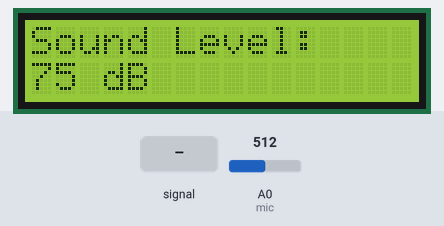
A sketch run on a simulated Arduino Uno, built with avr-gcc and run on an emulated ATmega328P. Shown: 16×2 character LCD. The inputs (shaded band) are chosen by the test bench; at power-on: A0 (mic) = 512.

Above: at 2.7 s.
2.8 s: A0 (mic) fed a 200 Hz sine of ±81 counts around its level
At 4.0 s:
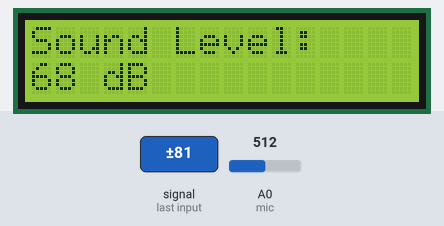
5.0 s: A0 (mic) set to 716
At 5.8 s:
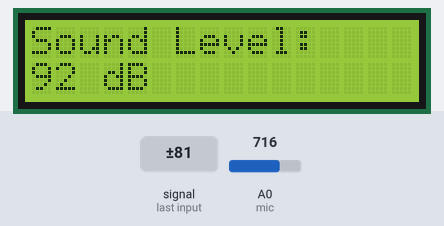
6.6 s: A0 (mic) fed a 1000 Hz sine of ±255 counts around its level
At 6.9 s:
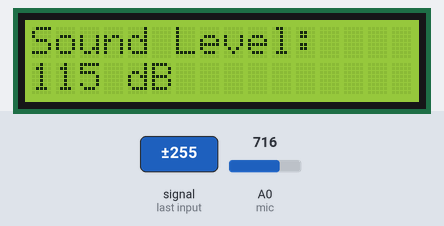
8.2 s: A0 (mic) set to 900
At 9.5 s:
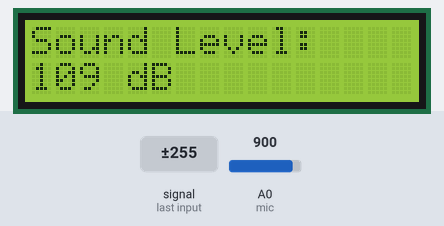
9.8 s: A0 (mic) set to 1023
At 11.2 s:
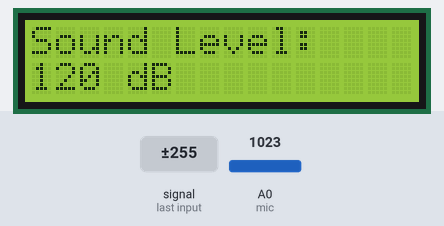
Timing chart, 0 to 12.4 s (numbered marks = the images above; inputs shaded):
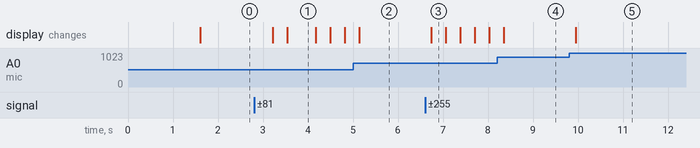

The sketch:

Sound_Level_Meter.ino
```cpp
// (licence header left out)
#include <Wire.h>
#include <LiquidCrystal_I2C.h>

// LCD Initialization
// I2C Address: 0x27 (change to 0x3F if not working)
LiquidCrystal_I2C lcd(0x27, 16, 2);

// Pin Definition
int mic = A0;   // Microphone analog output connected to A0

void setup() {

  // Initialize LCD
  lcd.init();
  lcd.backlight();

  // Welcome Message
  lcd.setCursor(0, 0);
  lcd.print("Sound Meter");
  lcd.setCursor(0, 1);
  lcd.print("Initializing");
  delay(1500);

  lcd.clear();
}

void loop() {

  // Read Microphone Value
  int raw = analogRead(mic);   // Read analog signal (0–1023)

  // Convert to Approximate dB
  // Mapping 0–1023 → 30–120 dB (approximation only)
  int dB = map(raw, 0, 1023, 30, 120);

  // Display on LCD
  lcd.clear();

  lcd.setCursor(0, 0);
  lcd.print("Sound Level:");

  lcd.setCursor(0, 1);
  lcd.print(dB);
  lcd.print(" dB");

  delay(300);   // Small delay for stable reading
}
```

Measured:
- after the input at 2.8 s, the display: first changes after 0.41 s (image 1 shows a later state)
- after the input at 6.6 s, the display: changes after 0.14 s (image 3)
- after the input at 9.8 s, the display: changes after 0.15 s (image 5)
- what the display in image 1 shows lasts 0.7 s, from 3.5 s to 4.2 s
